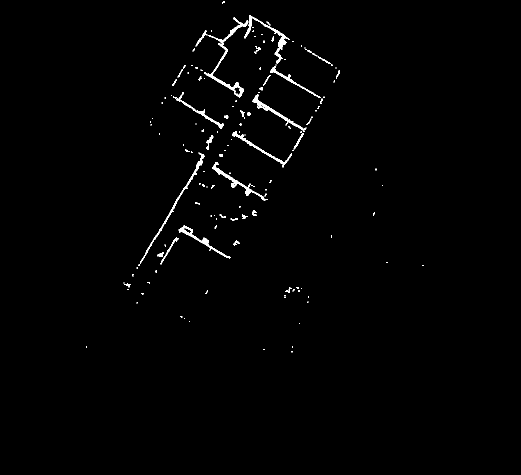
#> input picture pcb_clean.pgm, 1041 x 950 px (shown at 1/2 size)
$ python clean.py
#> lines starting #> are read from the running program, lines starting #| are printed output that depends on the picture; after the words box and inside, x2 and y2 are one past the last pixel; in counts of white or black regions, pixels touching at a corner belong together
import cv2
import numpy as np

# ------------------- 你只需要改这里 -------------------
INPUT_PGM = "pcb_clean.pgm"       # 你的输入地图
OUTPUT_PGM = "pcb_final.pgm"# 输出干净地图
# -----------------------------------------------------

# 1. 读取PGM图片（灰度模式）
img = cv2.imread(INPUT_PGM, cv2.IMREAD_GRAYSCALE)
#> img: shape (950, 1041); 1% white; 153 white regions (108 under 20 px), largest, box (x1, y1, x2, y2) and area: (408, 35, 497, 195) 1385, (488, 31, 579, 127) 946, (280, 305, 409, 527) 920

# 2. 二值化：把地图变成纯黑纯白（ROS地图专用）
# 205 是ROS地图阈值：>205=可通行(白)，<100=障碍(黑)，中间=未知
_, binary = cv2.threshold(img, 205, 255, cv2.THRESH_BINARY)

# 3. 去噪核心：形态学开运算 = 先腐蚀再膨胀 → 干掉孤立小噪点
kernel = np.ones((4, 4), np.uint8)  # 核越大去得越狠，2x2 最适合地图
clean = cv2.morphologyEx(binary, cv2.MORPH_OPEN, kernel)
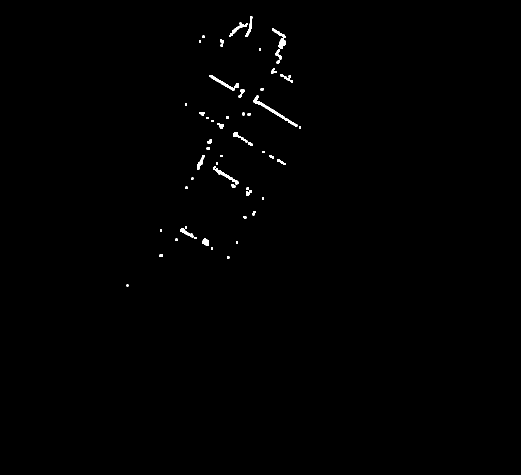
#> clean: shape (950, 1041) (shown at 1/2 size); 0.45% white; 58 white regions (14 under 20 px), largest, box (x1, y1, x2, y2) and area: (507, 191, 595, 253) 556, (544, 57, 571, 119) 469, (418, 150, 478, 181) 374

# 4. 保存干净的PGM地图
cv2.imwrite(OUTPUT_PGM, clean)

print(f"✅ 去噪完成！已保存到：{OUTPUT_PGM}")
print("🔍 噪点已全部清除！")
